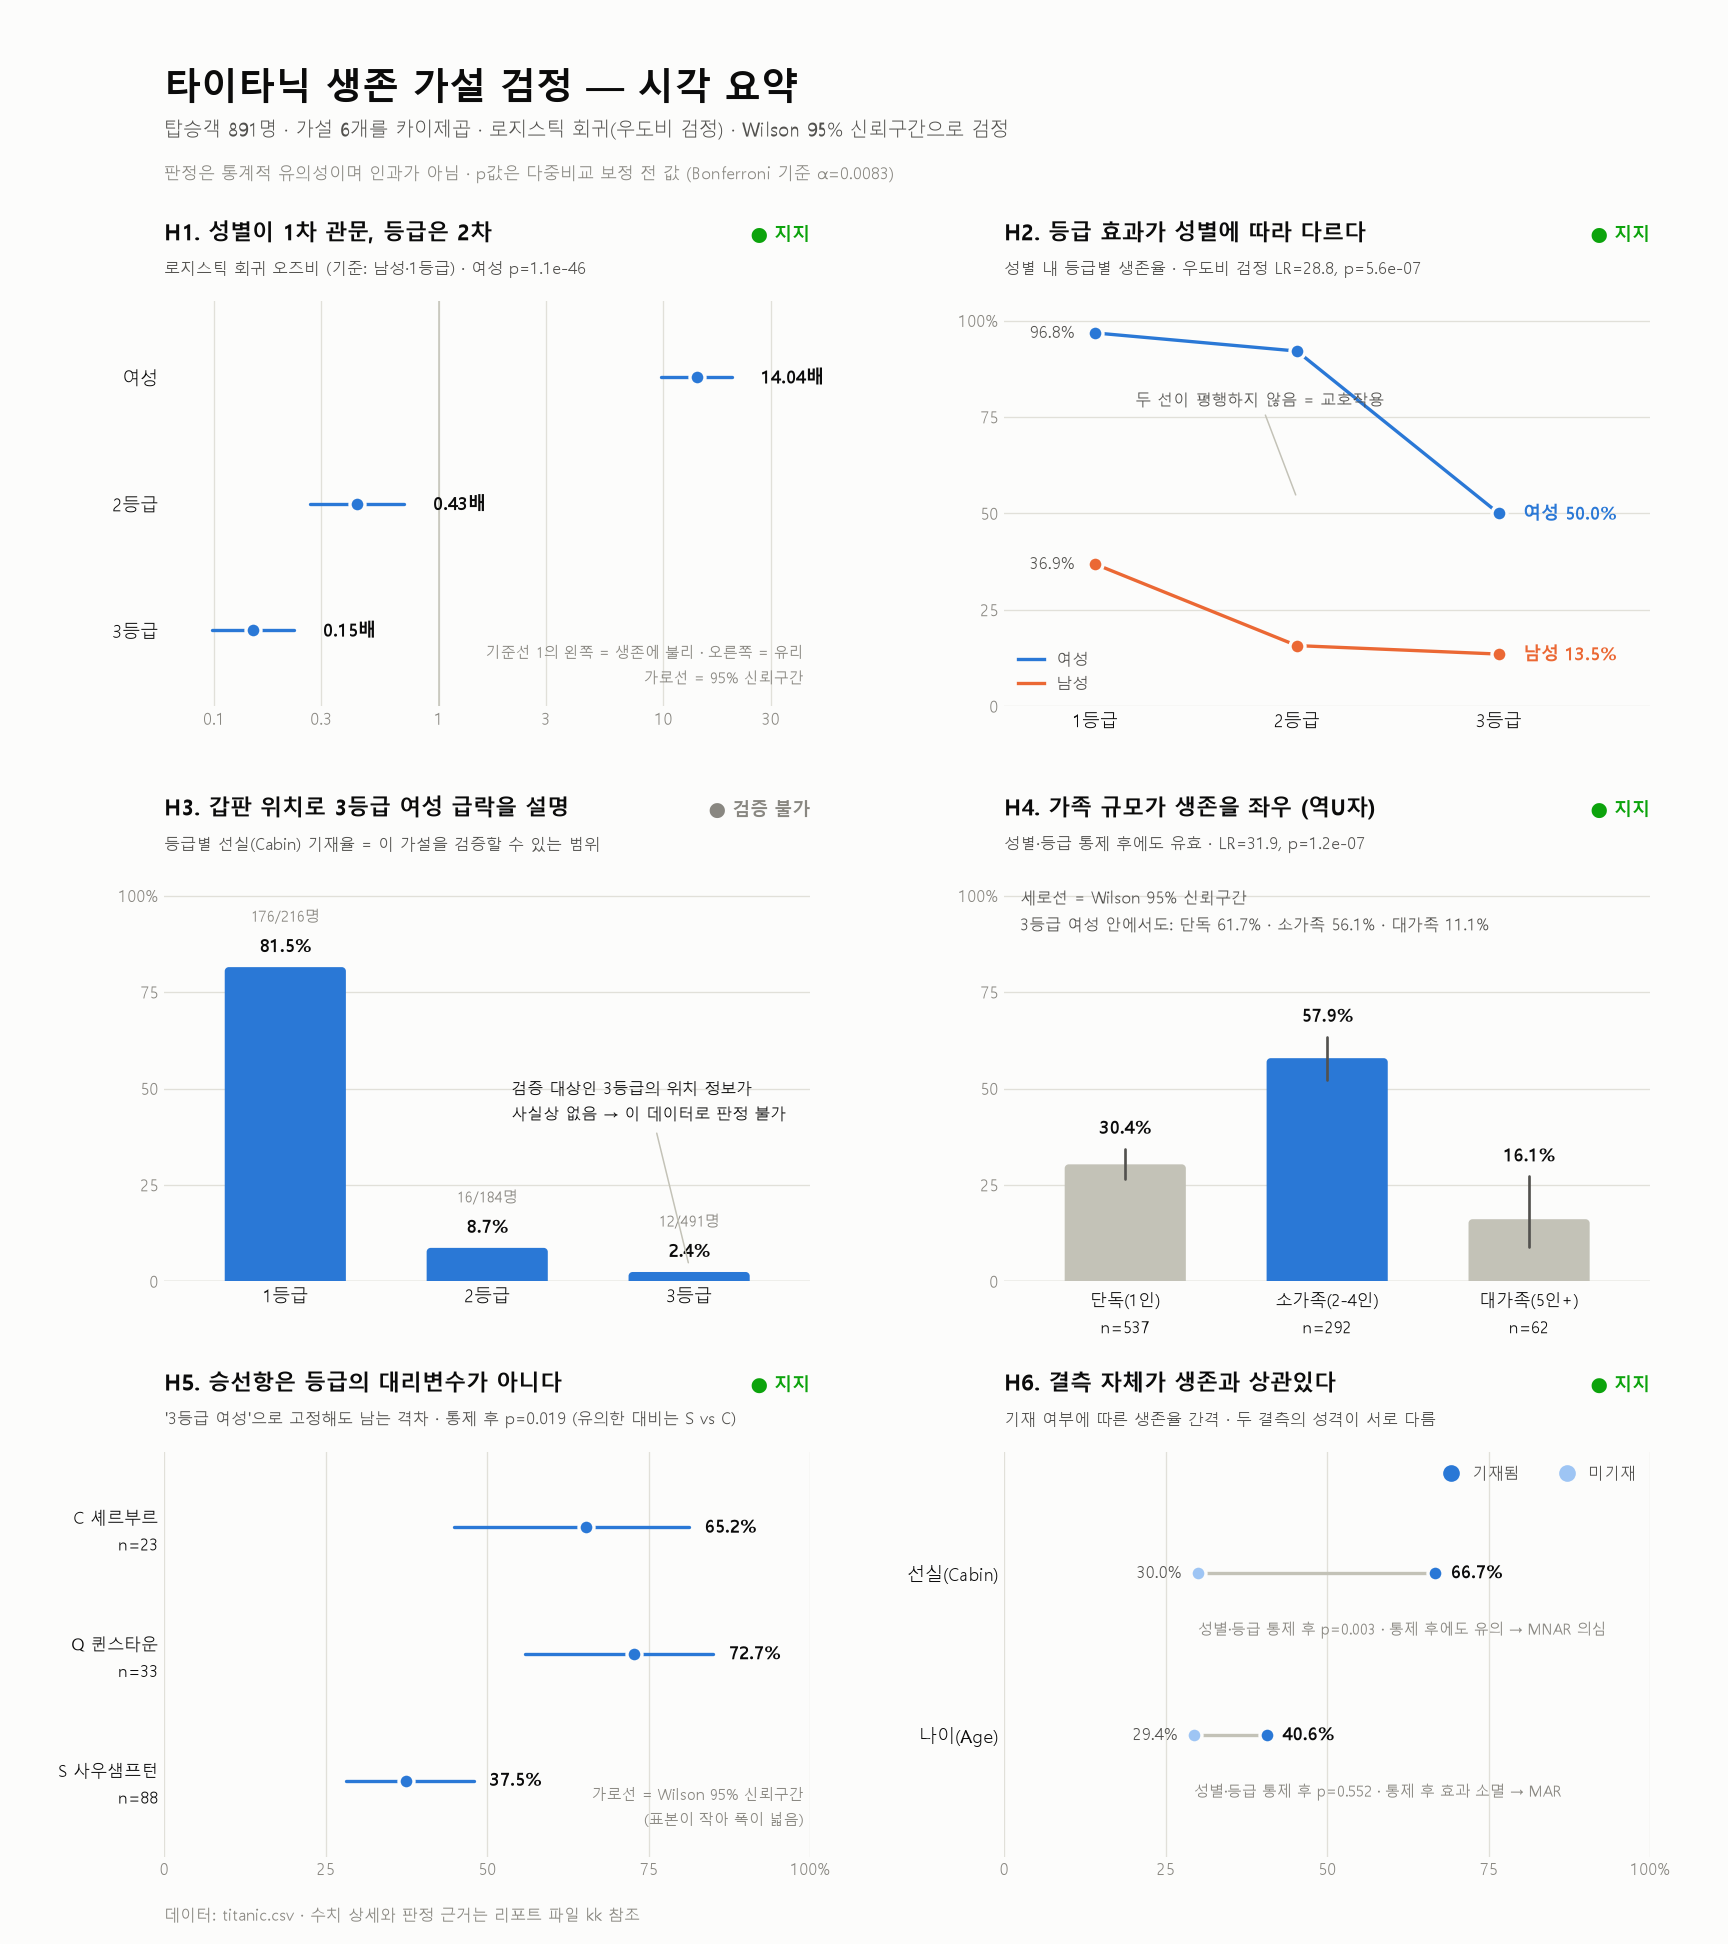

This figure's Python source:
# -*- coding: utf-8 -*-
"""가설 H1~H6의 검정 결과를 시각화한다 (kk 리포트의 그림판).

가설마다 데이터 성격에 맞는 형태를 쓴다.
  H1 오즈비 포레스트    - 통제 후 효과 크기와 불확실성을 한 축에서
  H2 교호작용 선그래프  - 두 선의 '기울기 차이'가 곧 가설의 내용
  H3 검증 가능 범위 막대 - 데이터가 없다는 사실 자체를 보여줌
  H4 구간별 생존율 + CI - 역U자 형태 확인
  H5 층화 점도표 + CI   - 등급을 고정한 뒤에도 남는 격차
  H6 덤벨               - 결측 유무에 따른 생존율 간격

사용법:
    python titanic_hypothesis_charts.py           # -> titanic_hypothesis_charts.png
    python titanic_hypothesis_charts.py --dark    # -> titanic_hypothesis_charts_dark.png
"""
from __future__ import annotations

import argparse
from pathlib import Path

import matplotlib

matplotlib.use("Agg")

import matplotlib.pyplot as plt
import numpy as np
import pandas as pd
from matplotlib.ticker import FixedLocator

from titanic_hypotheses import logit, lr_test, prepare, wilson
from titanic_survival import DARK, LIGHT, _px_to_data, load_data, rounded_bar, setup_font

HERE = Path(__file__).resolve().parent

# 문서화된 팔레트에서 이 그림이 추가로 쓰는 슬롯만 가져온다.
EXTRA_LIGHT = {"soft": "#9ec5f4", "series2": "#eb6834", "good": "#0ca30c"}
EXTRA_DARK = {"soft": "#256abf", "series2": "#d95926", "good": "#0ca30c"}

MARGIN_LEFT = 0.095  # 패널과 머리글의 공통 왼쪽 정렬선


def pt2frac(fig: plt.Figure, pt: float) -> float:
    """포인트 단위 여백을 figure 높이 기준 비율로."""
    return pt / (fig.get_figheight() * 72)


def head(fig: plt.Figure, cell, tag: str, title: str, note: str, judgement: str, ok: bool, c: dict) -> None:
    """패널 제목 + 판정 칩. 판정은 색만이 아니라 '●+글자'로 표시한다."""
    fig.text(
        cell.x0,
        cell.y1 + pt2frac(fig, 34),
        f"{tag}. {title}",
        color=c["ink"],
        fontsize=13,
        fontweight="bold",
        va="bottom",
    )
    fig.text(cell.x0, cell.y1 + pt2frac(fig, 14), note, color=c["ink2"], fontsize=9.5, va="bottom")
    fig.text(
        cell.x1,
        cell.y1 + pt2frac(fig, 34),
        f"● {judgement}",
        color=c["good"] if ok else c["muted"],
        fontsize=11,
        fontweight="bold",
        va="bottom",
        ha="right",
    )


def style(ax: plt.Axes, c: dict, grid_axis: str | None = None) -> None:
    ax.set_facecolor(c["surface"])
    for side in ("top", "right", "left", "bottom"):
        ax.spines[side].set_visible(False)
    if grid_axis:
        ax.grid(axis=grid_axis, color=c["grid"], linewidth=0.8, linestyle="-", zorder=0)
        ax.set_axisbelow(True)
    ax.tick_params(which="both", colors=c["muted"], length=0, labelsize=9.5)


def pct_axis(ax: plt.Axes, axis: str = "y") -> None:
    ticks = [0, 25, 50, 75, 100]
    labels = ["0", "25", "50", "75", "100%"]
    if axis == "y":
        ax.set_yticks(ticks)
        ax.set_yticklabels(labels)
    else:
        ax.set_xticks(ticks)
        ax.set_xticklabels(labels)


# ── H1: 오즈비 포레스트 ──────────────────────────────────────────────────────
def p_h1(ax: plt.Axes, cell, d: pd.DataFrame, c: dict) -> None:
    res = logit(d["Survived"], d[["여성", "p2", "p3"]])
    ci = res.conf_int()
    items = [("여성", "여성"), ("2등급", "p2"), ("3등급", "p3")]

    ax.set_xscale("log")
    ax.set_xlim(0.06, 45)
    ax.set_ylim(-0.6, len(items) - 0.4)
    style(ax, c, grid_axis="x")
    ax.axvline(1, color=c["axis"], linewidth=0.9, zorder=1)

    for k, (label, key) in enumerate(items):
        y = len(items) - 1 - k
        lo, hi, od = np.exp(ci.loc[key, 0]), np.exp(ci.loc[key, 1]), np.exp(res.params[key])
        ax.plot([lo, hi], [y, y], color=c["alive"], linewidth=2, solid_capstyle="round", zorder=3)
        ax.plot(
            [od], [y], "o", markersize=9, color=c["alive"],
            markeredgecolor=c["surface"], markeredgewidth=2, zorder=4,
        )
        ax.text(hi * 1.35, y, f"{od:.2f}배", va="center", ha="left", color=c["ink"], fontsize=10.5, fontweight="bold")

    ax.set_yticks(range(len(items)))
    ax.set_yticklabels([lab for lab, _ in items][::-1], fontsize=10.5, color=c["ink"])
    ax.tick_params(axis="y", labelcolor=c["ink"])
    ax.xaxis.set_major_locator(FixedLocator([0.1, 0.3, 1, 3, 10, 30]))
    ax.set_xticklabels(["0.1", "0.3", "1", "3", "10", "30"])
    ax.text(
        0.99, 0.04,
        "기준선 1의 왼쪽 = 생존에 불리 · 오른쪽 = 유리\n가로선 = 95% 신뢰구간",
        transform=ax.transAxes, ha="right", va="bottom", color=c["muted"], fontsize=9, linespacing=1.7,
    )
    head(
        ax.figure, cell, "H1", "성별이 1차 관문, 등급은 2차",
        f"로지스틱 회귀 오즈비 (기준: 남성·1등급) · 여성 p={res.pvalues['여성']:.1e}",
        "지지", True, c,
    )


# ── H2: 교호작용 선그래프 ────────────────────────────────────────────────────
def p_h2(ax: plt.Axes, cell, d: pd.DataFrame, c: dict) -> None:
    base = d[["여성", "p2", "p3"]]
    inter = base.assign(**{"f2": d["여성"] * d["p2"], "f3": d["여성"] * d["p3"]})
    t = lr_test(logit(d["Survived"], inter), logit(d["Survived"], base))

    xs = np.array([0, 1, 2])
    ax.set_xlim(-0.45, 2.75)
    ax.set_ylim(0, 105)
    style(ax, c, grid_axis="y")

    for sex, color in (("여성", c["alive"]), ("남성", c["series2"])):
        sub = d[d["성별"] == sex]
        rates = [sub[sub["Pclass"] == p]["Survived"].mean() * 100 for p in (1, 2, 3)]
        ax.plot(xs, rates, color=color, linewidth=2, zorder=3, label=sex)
        ax.plot(
            xs, rates, "o", markersize=9, color=color,
            markeredgecolor=c["surface"], markeredgewidth=2, zorder=4,
        )
        ax.text(
            xs[-1] + 0.12, rates[-1], f"{sex} {rates[-1]:.1f}%",
            va="center", ha="left", color=color, fontsize=10.5, fontweight="bold",
        )
        ax.text(
            xs[0] - 0.1, rates[0], f"{rates[0]:.1f}%",
            va="center", ha="right", color=c["ink2"], fontsize=10,
        )

    ax.set_xticks(xs)
    ax.set_xticklabels(["1등급", "2등급", "3등급"], fontsize=10.5, color=c["ink"])
    ax.tick_params(axis="x", labelcolor=c["ink"])
    pct_axis(ax, "y")
    leg = ax.legend(frameon=False, fontsize=9.5, loc="lower left", handlelength=1.6)
    for txt in leg.get_texts():
        txt.set_color(c["ink2"])
    ax.annotate(
        "두 선이 평행하지 않음 = 교호작용",
        xy=(1.0, 54), xytext=(0.2, 78), color=c["ink2"], fontsize=9.5,
        arrowprops={"arrowstyle": "-", "color": c["axis"], "linewidth": 0.9},
    )
    head(
        ax.figure, cell, "H2", "등급 효과가 성별에 따라 다르다",
        f"성별 내 등급별 생존율 · 우도비 검정 LR={t['lr']:.1f}, p={t['p']:.1e}",
        "지지", True, c,
    )


# ── H3: 검증 가능 범위 ──────────────────────────────────────────────────────
def p_h3(ax: plt.Axes, cell, d: pd.DataFrame, c: dict) -> None:
    cov = d.groupby("등급", observed=True)["선실기록"].agg(n="size", k="sum")
    cov["rate"] = cov["k"] / cov["n"] * 100

    xs = np.arange(len(cov))
    ax.set_xlim(-0.6, len(cov) - 0.4)
    ax.set_ylim(0, 105)
    style(ax, c, grid_axis="y")
    rx, ry = _px_to_data(ax, 4)

    for x, (idx, row) in zip(xs, cov.iterrows()):
        rounded_bar(ax, x - 0.3, 0, x + 0.3, row["rate"], rx, ry, ("tl", "tr"), c["alive"])
        ax.text(
            x, row["rate"] + 3, f"{row['rate']:.1f}%",
            ha="center", va="bottom", color=c["ink"], fontsize=10.5, fontweight="bold",
        )
        ax.text(
            x, row["rate"] + 11, f"{int(row['k'])}/{int(row['n'])}명",
            ha="center", va="bottom", color=c["muted"], fontsize=9,
        )

    ax.axhline(0, color=c["axis"], linewidth=0.8, zorder=2)
    ax.set_xticks(xs)
    ax.set_xticklabels(list(cov.index), fontsize=10.5, color=c["ink"])
    ax.tick_params(axis="x", labelcolor=c["ink"])
    pct_axis(ax, "y")
    ax.annotate(
        "검증 대상인 3등급의 위치 정보가\n사실상 없음 → 이 데이터로 판정 불가",
        xy=(2, 4), xytext=(1.12, 42), color=c["ink"], fontsize=9.5, linespacing=1.6,
        arrowprops={"arrowstyle": "-", "color": c["axis"], "linewidth": 0.9},
    )
    head(
        ax.figure, cell, "H3", "갑판 위치로 3등급 여성 급락을 설명",
        "등급별 선실(Cabin) 기재율 = 이 가설을 검증할 수 있는 범위",
        "검증 불가", False, c,
    )


# ── H4: 구간별 생존율 + 신뢰구간 ─────────────────────────────────────────────
def p_h4(ax: plt.Axes, cell, d: pd.DataFrame, c: dict) -> None:
    g = d.groupby("가족규모", observed=True)["Survived"].agg(n="size", s="sum")
    base = d[["여성", "p2", "p3"]]
    fam = pd.get_dummies(d["가족규모"], prefix="fam", drop_first=True).astype(int)
    t = lr_test(logit(d["Survived"], pd.concat([base, fam], axis=1)), logit(d["Survived"], base))

    xs = np.arange(len(g))
    ax.set_xlim(-0.6, len(g) - 0.4)
    ax.set_ylim(0, 105)
    style(ax, c, grid_axis="y")
    rx, ry = _px_to_data(ax, 4)

    peak = g.index[(g["s"] / g["n"]).argmax()]
    for x, (idx, row) in zip(xs, g.iterrows()):
        rate = row["s"] / row["n"] * 100
        lo, hi = wilson(int(row["s"]), int(row["n"]))
        # 강조: 이야기의 주인공(생존율 최고 구간)만 파랑, 나머지는 비강조 그레이
        rounded_bar(ax, x - 0.3, 0, x + 0.3, rate, rx, ry, ("tl", "tr"), c["alive"] if idx == peak else c["dead"])
        ax.plot([x, x], [lo, hi], color=c["ink2"], linewidth=1.6, solid_capstyle="round", zorder=5)
        ax.text(x, hi + 3, f"{rate:.1f}%", ha="center", va="bottom", color=c["ink"], fontsize=10.5, fontweight="bold")

    ax.axhline(0, color=c["axis"], linewidth=0.8, zorder=2)
    ax.set_xticks(xs)
    ax.set_xticklabels(
        [f"{i}\nn={int(n)}" for i, n in zip(g.index, g["n"])],
        fontsize=10, color=c["ink"], linespacing=1.6,
    )
    ax.tick_params(axis="x", labelcolor=c["ink"])
    pct_axis(ax, "y")
    w3 = d[(d["성별"] == "여성") & (d["Pclass"] == 3)].groupby("가족규모", observed=True)["Survived"].mean() * 100
    ax.text(
        0.025, 0.98,
        "세로선 = Wilson 95% 신뢰구간\n"
        f"3등급 여성 안에서도: 단독 {w3.iloc[0]:.1f}% · 소가족 {w3.iloc[1]:.1f}% · 대가족 {w3.iloc[2]:.1f}%",
        transform=ax.transAxes, va="top", ha="left", color=c["ink2"], fontsize=9.5, linespacing=1.7,
    )
    head(
        ax.figure, cell, "H4", "가족 규모가 생존을 좌우 (역U자)",
        f"성별·등급 통제 후에도 유효 · LR={t['lr']:.1f}, p={t['p']:.1e}",
        "지지", True, c,
    )


# ── H5: 층화 점도표 ─────────────────────────────────────────────────────────
def p_h5(ax: plt.Axes, cell, d: pd.DataFrame, c: dict) -> None:
    e = d.dropna(subset=["Embarked"])
    base = e[["여성", "p2", "p3"]]
    emb = pd.get_dummies(e["Embarked"], prefix="emb", drop_first=True).astype(int)
    t = lr_test(logit(e["Survived"], pd.concat([base, emb], axis=1)), logit(e["Survived"], base))

    sub = e[(e["성별"] == "여성") & (e["Pclass"] == 3)]
    g = sub.groupby("Embarked", observed=True)["Survived"].agg(n="size", s="sum")
    names = {"C": "C 셰르부르", "Q": "Q 퀸스타운", "S": "S 사우샘프턴"}

    ys = np.arange(len(g))[::-1]
    ax.set_xlim(0, 100)
    ax.set_ylim(-0.6, len(g) - 0.4)
    style(ax, c, grid_axis="x")

    for y, (idx, row) in zip(ys, g.iterrows()):
        rate = row["s"] / row["n"] * 100
        lo, hi = wilson(int(row["s"]), int(row["n"]))
        ax.plot([lo, hi], [y, y], color=c["alive"], linewidth=2, solid_capstyle="round", zorder=3)
        ax.plot(
            [rate], [y], "o", markersize=9, color=c["alive"],
            markeredgecolor=c["surface"], markeredgewidth=2, zorder=4,
        )
        ax.text(hi + 2.5, y, f"{rate:.1f}%", va="center", ha="left", color=c["ink"], fontsize=10.5, fontweight="bold")

    ax.set_yticks(ys)
    ax.set_yticklabels(
        [f"{names[i]}\nn={int(n)}" for i, n in zip(g.index, g["n"])],
        fontsize=10, color=c["ink"], linespacing=1.6,
    )
    ax.tick_params(axis="y", labelcolor=c["ink"])
    pct_axis(ax, "x")
    ax.text(
        0.99, 0.06,
        "가로선 = Wilson 95% 신뢰구간\n(표본이 작아 폭이 넓음)",
        transform=ax.transAxes, va="bottom", ha="right", color=c["muted"], fontsize=9, linespacing=1.7,
    )
    head(
        ax.figure, cell, "H5", "승선항은 등급의 대리변수가 아니다",
        f"'3등급 여성'으로 고정해도 남는 격차 · 통제 후 p={t['p']:.3f} (유의한 대비는 S vs C)",
        "지지", True, c,
    )


# ── H6: 덤벨 ────────────────────────────────────────────────────────────────
def p_h6(ax: plt.Axes, cell, d: pd.DataFrame, c: dict) -> None:
    base = d[["여성", "p2", "p3"]]
    specs = []
    for col, label in (("선실기록", "선실(Cabin)"), ("나이결측", "나이(Age)")):
        t = lr_test(logit(d["Survived"], base.assign(**{col: d[col].astype(int)})), logit(d["Survived"], base))
        flag = d[col] if col == "선실기록" else ~d[col]  # 둘 다 '기재됨=True'로 맞춘다
        specs.append((label, d[flag]["Survived"].mean() * 100, d[~flag]["Survived"].mean() * 100, t))

    ys = np.arange(len(specs))[::-1]
    ax.set_xlim(0, 100)
    ax.set_ylim(-0.75, len(specs) - 0.25)
    style(ax, c, grid_axis="x")

    for y, (label, ry, rn, t) in zip(ys, specs):
        ax.plot([rn, ry], [y, y], color=c["axis"], linewidth=2, solid_capstyle="round", zorder=2)
        ax.plot([rn], [y], "o", markersize=9, color=c["soft"], markeredgecolor=c["surface"], markeredgewidth=2, zorder=4)
        ax.plot([ry], [y], "o", markersize=9, color=c["alive"], markeredgecolor=c["surface"], markeredgewidth=2, zorder=4)
        ax.text(min(rn, ry) - 2.5, y, f"{min(rn, ry):.1f}%", va="center", ha="right", color=c["ink2"], fontsize=10)
        ax.text(
            max(rn, ry) + 2.5, y, f"{max(rn, ry):.1f}%",
            va="center", ha="left", color=c["ink"], fontsize=10.5, fontweight="bold",
        )
        tail = "통제 후 효과 소멸 → MAR" if t["p"] >= 0.05 else "통제 후에도 유의 → MNAR 의심"
        ax.text(
            min(rn, ry), y - 0.3,
            f"성별·등급 통제 후 p={t['p']:.3f} · {tail}",
            va="top", ha="left", color=c["muted"], fontsize=9,
        )

    ax.set_yticks(ys)
    ax.set_yticklabels([s[0] for s in specs], fontsize=10.5, color=c["ink"])
    ax.tick_params(axis="y", labelcolor=c["ink"])
    pct_axis(ax, "x")
    handles = [
        plt.Line2D([], [], marker="o", linestyle="", markersize=9, color=c["alive"], label="기재됨"),
        plt.Line2D([], [], marker="o", linestyle="", markersize=9, color=c["soft"], label="미기재"),
    ]
    leg = ax.legend(handles=handles, frameon=False, fontsize=9.5, loc="upper right", ncol=2, handletextpad=0.3)
    for txt in leg.get_texts():
        txt.set_color(c["ink2"])
    head(
        ax.figure, cell, "H6", "결측 자체가 생존과 상관있다",
        "기재 여부에 따른 생존율 간격 · 두 결측의 성격이 서로 다름",
        "지지", True, c,
    )


# ── 그림 조립 ────────────────────────────────────────────────────────────────
def build_figure(dark: bool) -> plt.Figure:
    c = dict(DARK if dark else LIGHT, **(EXTRA_DARK if dark else EXTRA_LIGHT))
    d = prepare(load_data())

    fig = plt.figure(figsize=(14.4, 16.2), dpi=120, facecolor=c["surface"])
    gs = fig.add_gridspec(3, 2, left=MARGIN_LEFT, right=0.955, top=0.845, bottom=0.045, wspace=0.30, hspace=0.42)

    fig.text(
        MARGIN_LEFT, 0.965, "타이타닉 생존 가설 검정 — 시각 요약",
        color=c["ink"], fontsize=22, fontweight="bold", va="top",
    )
    fig.text(
        MARGIN_LEFT, 0.9385,
        "탑승객 891명 · 가설 6개를 카이제곱 · 로지스틱 회귀(우도비 검정) · Wilson 95% 신뢰구간으로 검정",
        color=c["ink2"], fontsize=11.5, va="top",
    )
    fig.text(
        MARGIN_LEFT, 0.915,
        "판정은 통계적 유의성이며 인과가 아님 · p값은 다중비교 보정 전 값 (Bonferroni 기준 α=0.0083)",
        color=c["muted"], fontsize=10, va="top",
    )

    for k, fn in enumerate((p_h1, p_h2, p_h3, p_h4, p_h5, p_h6)):
        row, col = divmod(k, 2)
        ax = fig.add_subplot(gs[row, col])
        fn(ax, gs[row, col].get_position(fig), d, c)

    fig.text(
        MARGIN_LEFT, 0.012,
        "데이터: titanic.csv · 수치 상세와 판정 근거는 리포트 파일 kk 참조",
        color=c["muted"], fontsize=9.5,
    )
    return fig


def main() -> None:
    parser = argparse.ArgumentParser(description="가설 검정 결과 시각화")
    parser.add_argument("--dark", action="store_true", help="다크 모드로 렌더링")
    parser.add_argument("--out", type=Path, default=None, help="저장 경로")
    args = parser.parse_args()

    setup_font()
    c = DARK if args.dark else LIGHT
    fig = build_figure(dark=args.dark)
    out = args.out or HERE / (
        "titanic_hypothesis_charts_dark.png" if args.dark else "titanic_hypothesis_charts.png"
    )
    fig.savefig(out, facecolor=c["surface"])
    plt.close(fig)
    print(f"저장 완료: {out}")


if __name__ == "__main__":
    main()
